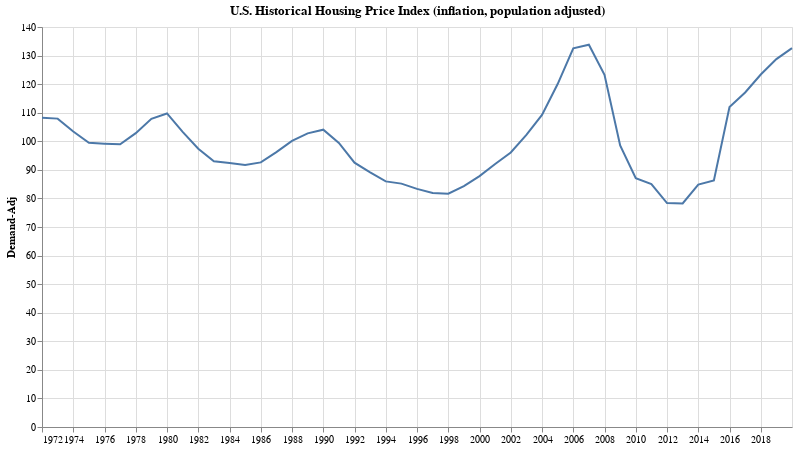

The notebook cell saved with this chart:
### Markdown cell above
## How have prices changed when also correcting for population growth?

### Code cell
basePop = df100yr_pop["U.S. Population Millions"].values[0]

df100yr2_agg = df100yr_pop.copy()
df100yr2_agg["Demand-Adj"] = df100yr_pop["Home Price Index"] / (df100yr_pop["U.S. Population Millions"] / basePop)

skipbad = (df100yr2_agg["Date"] < pd.to_datetime("1960-12-31")) |\
          (df100yr2_agg["Date"] > pd.to_datetime("1970-12-31"))

coverbad = (df100yr2_agg["Date"].isin([pd.to_datetime("1959-12-31"), pd.to_datetime("1971-12-31")]))

(
    alt.Chart(df100yr2_agg[skipbad]).mark_line().encode(
        alt.X("Date", axis=alt.Axis(title='')),
        alt.Y("Demand-Adj")
    ) +\
    alt.Chart(df100yr2_agg[coverbad]).mark_line(color="white", strokeDash=[5]).encode(
        alt.X("Date", axis=alt.Axis(title='')),
        alt.Y("Demand-Adj")
    )
).properties(
    title="U.S. Historical Housing Price Index (inflation, population adjusted)",
    width=750,
    height=400,
    background='white'
)

### Figure 1 — Vega-Lite specification as saved in the notebook (floating-point values rounded to 4 significant figures)
{"config": {"view": {"continuousWidth": 400, "continuousHeight": 300}}, "layer": [{"data": {"name": "data-bc5016612a071f2f3d36582501327a7e"}, "mark": "line", "encoding": {"x": {"type": "temporal", "axis": {"title": ""}, "field": "Date"}, "y": {"type": "quantitative", "field": "Demand-Adj"}}}, {"data": {"name": "data-effa68a1ead513175fe03098eb9ff58b"}, "mark": {"type": "line", "color": "white", "strokeDash": [5]}, "encoding": {"x": {"type": "temporal", "axis": {"title": ""}, "field": "Date"}, "y": {"type": "quantitative", "field": "Demand-Adj"}}}], "background": "white", "height": 400, "title": "U.S. Historical Housing Price Index (inflation, population adjusted)", "width": 750, "$schema": "https://vega.github.io/schema/vega-lite/v4.8.1.json", "datasets": {"data-bc5016612a071f2f3d36582501327a7e": [{"Date": "1971-12-31T00:00:00", "U.S. Population Millions": 207.7, "Home Price Index": 109.6, "Demand-Adj": 108.2}, {"Date": "1972-12-31T00:00:00", "U.S. Population Millions": 209.9, "Home Price Index": 110.5, "Demand-Adj": 107.9}, {"Date": "1973-12-31T00:00:00", "U.S. Population Millions": 211.9, "Home Price Index": 106.9, "Demand-Adj": 103.4}, {"Date": "1974-12-31T00:00:00", "U.S. Population Millions": 213.9, "Home Price Index": 103.7, "Demand-Adj": 99.45}, {"Date": "1975-12-31T00:00:00", "U.S. Population Millions": 216.0, "Home Price Index": 104.4, "Demand-Adj": 99.16}, {"Date": "1976-12-31T00:00:00", "U.S. Population Millions": 218.0, "Home Price Index": 105.2, "Demand-Adj": 98.96}, {"Date": "1977-12-31T00:00:00", "U.S. Population Millions": 220.2, "Home Price Index": 110.5, "Demand-Adj": 102.9}, {"Date": "1978-12-31T00:00:00", "U.S. Population Millions": 222.6, "Home Price Index": 117.1, "Demand-Adj": 107.9}, {"Date": "1979-12-31T00:00:00", "U.S. Population Millions": 225.1, "Home Price Index": 120.5, "Demand-Adj": 109.7}, {"Date": "1980-12-31T00:00:00", "U.S. Population Millions": 227.2, "Home Price Index": 114.5, "Demand-Adj": 103.3}, {"Date": "1981-12-31T00:00:00", "U.S. Population Millions": 229.5, "Home Price Index": 109.0, "Demand-Adj": 97.38}, {"Date": "1982-12-31T00:00:00", "U.S. Population Millions": 231.7, "Home Price Index": 105.1, "Demand-Adj": 93.03}, {"Date": "1983-12-31T00:00:00", "U.S. Population Millions": 233.8, "Home Price Index": 105.4, "Demand-Adj": 92.43}, {"Date": "1984-12-31T00:00:00", "U.S. Population Millions": 235.8, "Home Price Index": 105.5, "Demand-Adj": 91.71}, {"Date": "1985-12-31T00:00:00", "U.S. Population Millions": 237.9, "Home Price Index": 107.5, "Demand-Adj": 92.61}, {"Date": "1986-12-31T00:00:00", "U.S. Population Millions": 240.1, "Home Price Index": 112.7, "Demand-Adj": 96.19}, {"Date": "1987-12-31T00:00:00", "U.S. Population Millions": 242.3, "Home Price Index": 118.3, "Demand-Adj": 100.2}, {"Date": "1988-12-31T00:00:00", "U.S. Population Millions": 244.5, "Home Price Index": 122.5, "Demand-Adj": 102.8}, {"Date": "1989-12-31T00:00:00", "U.S. Population Millions": 246.8, "Home Price Index": 125.3, "Demand-Adj": 104.1}, {"Date": "1990-12-31T00:00:00", "U.S. Population Millions": 249.6, "Home Price Index": 121.0, "Demand-Adj": 99.44}, {"Date": "1991-12-31T00:00:00", "U.S. Population Millions": 253.0, "Home Price Index": 114.1, "Demand-Adj": 92.51}, {"Date": "1992-12-31T00:00:00", "U.S. Population Millions": 256.5, "Home Price Index": 111.5, "Demand-Adj": 89.13}, {"Date": "1993-12-31T00:00:00", "U.S. Population Millions": 259.9, "Home Price Index": 109.0, "Demand-Adj": 85.96}, {"Date": "1994-12-31T00:00:00", "U.S. Population Millions": 263.1, "Home Price Index": 109.3, "Demand-Adj": 85.18}, {"Date": "1995-12-31T00:00:00", "U.S. Population Millions": 266.3, "Home Price Index": 108.2, "Demand-Adj": 83.35}, {"Date": "1996-12-31T00:00:00", "U.S. Population Millions": 269.4, "Home Price Index": 107.6, "Demand-Adj": 81.9}, {"Date": "1997-12-31T00:00:00", "U.S. Population Millions": 272.7, "Home Price Index": 108.6, "Demand-Adj": 81.64}, {"Date": "1998-12-31T00:00:00", "U.S. Population Millions": 275.9, "Home Price Index": 113.4, "Demand-Adj": 84.3}, {"Date": "1999-12-31T00:00:00", "U.S. Population Millions": 279.0, "Home Price Index": 119.5, "Demand-Adj": 87.83}, {"Date": "2000-12-31T00:00:00", "U.S. Population Millions": 282.2, "Home Price Index": 126.6, "Demand-Adj": 92.02}, {"Date": "2001-12-31T00:00:00", "U.S. Population Millions": 285.0, "Home Price Index": 133.5, "Demand-Adj": 96.07}, {"Date": "2002-12-31T00:00:00", "U.S. Population Millions": 287.6, "Home Price Index": 143.4, "Demand-Adj": 102.2}, {"Date": "2003-12-31T00:00:00", "U.S. Population Millions": 290.1, "Home Price Index": 154.5, "Demand-Adj": 109.2}, {"Date": "2004-12-31T00:00:00", "U.S. Population Millions": 292.8, "Home Price Index": 171.4, "Demand-Adj": 120.0}, {"Date": "2005-12-31T00:00:00", "U.S. Population Millions": 295.5, "Home Price Index": 191.0, "Demand-Adj": 132.5}, {"Date": "2006-12-31T00:00:00", "U.S. Population Millions": 298.4, "Home Price Index": 194.7, "Demand-Adj": 133.8}, {"Date": "2007-12-31T00:00:00", "U.S. Population Millions": 301.2, "Home Price Index": 181.1, "Demand-Adj": 123.3}, {"Date": "2008-12-31T00:00:00", "U.S. Population Millions": 304.1, "Home Price Index": 146.1, "Demand-Adj": 98.54}, {"Date": "2009-12-31T00:00:00", "U.S. Population Millions": 306.8, "Home Price Index": 130.3, "Demand-Adj": 87.09}, {"Date": "2010-12-31T00:00:00", "U.S. Population Millions": 309.3, "Home Price Index": 128.2, "Demand-Adj": 85.0}, {"Date": "2011-12-31T00:00:00", "U.S. Population Millions": 311.6, "Home Price Index": 119.1, "Demand-Adj": 78.36}, {"Date": "2012-12-31T00:00:00", "U.S. Population Millions": 314.0, "Home Price Index": 119.8, "Demand-Adj": 78.26}, {"Date": "2013-12-31T00:00:00", "U.S. Population Millions": 316.2, "Home Price Index": 130.8, "Demand-Adj": 84.82}, {"Date": "2014-12-31T00:00:00", "U.S. Population Millions": 318.7, "Home Price Index": 134.1, "Demand-Adj": 86.32}, {"Date": "2015-12-31T00:00:00", "U.S. Population Millions": 320.9, "Home Price Index": 175.3, "Demand-Adj": 112.0}, {"Date": "2016-12-31T00:00:00", "U.S. Population Millions": 323.1, "Home Price Index": 184.5, "Demand-Adj": 117.1}, {"Date": "2017-12-31T00:00:00", "U.S. Population Millions": 325.3, "Home Price Index": 195.7, "Demand-Adj": 123.4}, {"Date": "2018-12-31T00:00:00", "U.S. Population Millions": 326.9, "Home Price Index": 205.3, "Demand-Adj": 128.8}, {"Date": "2019-12-31T00:00:00", "U.S. Population Millions": 328.2, "Home Price Index": 212.3, "Demand-Adj": 132.6}], "data-effa68a1ead513175fe03098eb9ff58b": [{"Date": "1971-12-31T00:00:00", "U.S. Population Millions": 207.7, "Home Price Index": 109.6, "Demand-Adj": 108.2}]}}
